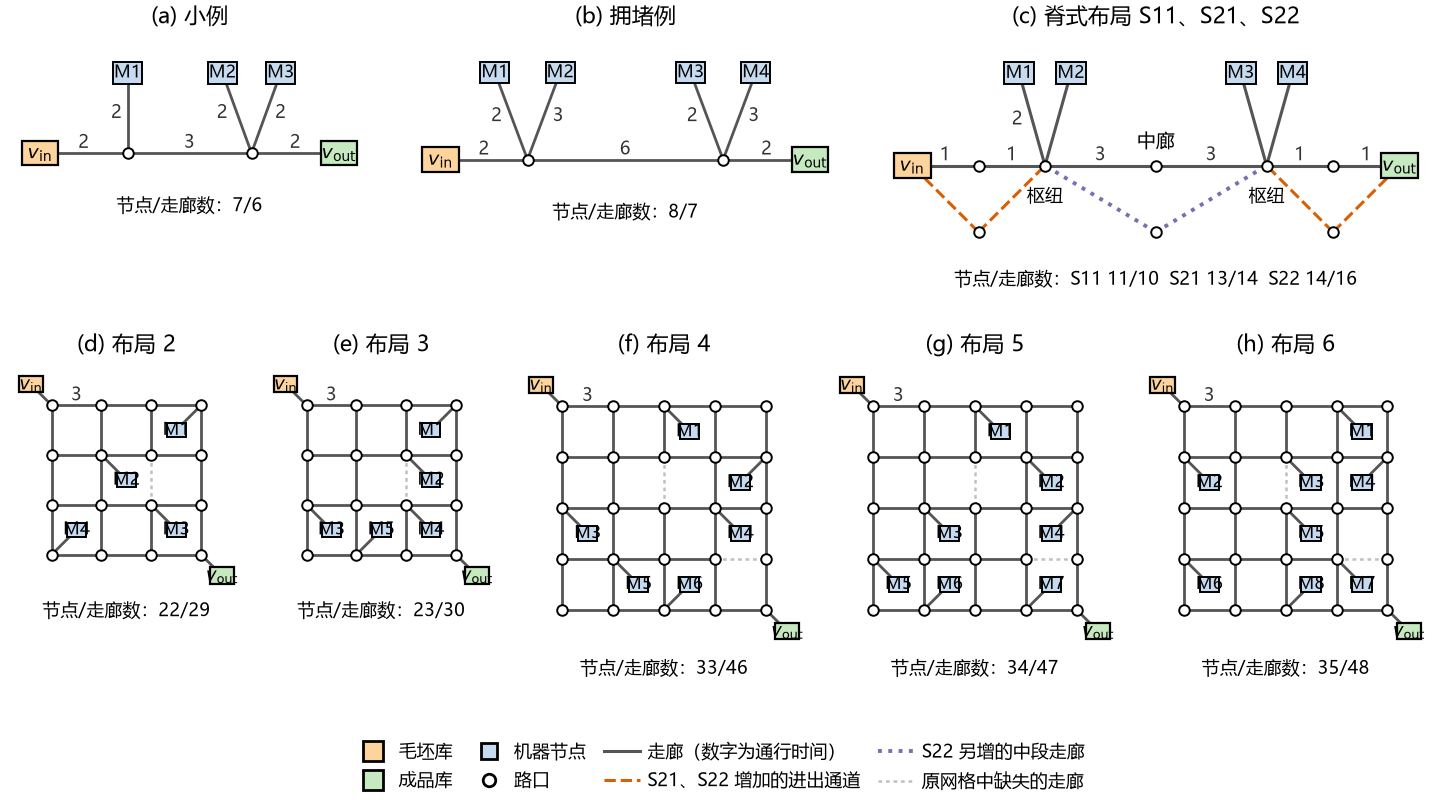

Source code (Python):
# -*- coding: utf-8 -*-
"""实验所用路网（中文版，毛坯库与成品库分设），输出 fig_strc_layouts_CN_new。

拓扑逐条读自 STRC_new/input/instances 下实验实际加载的算例文件；本脚本只负责给节点排坐标，
不手工增删走廊。机器节点经一条支线挂在路口上，毛坯库 v_in、成品库 v_out 各经一条支线接入路网。
"""
from __future__ import annotations

import json
import os

import matplotlib

matplotlib.use("Agg")
import matplotlib.pyplot as plt  # noqa: E402
from matplotlib.lines import Line2D  # noqa: E402

from _cjk_mpl import setup_cjk  # noqa: E402

setup_cjk()

HERE = os.path.dirname(os.path.abspath(__file__))
ROOT = os.path.abspath(os.path.join(HERE, "..", ".."))
INST = os.path.join(ROOT, "STRC_new", "input", "instances")
OUT = os.path.join(HERE, "fig_strc_layouts_CN_new")

C_IN, C_OUT, C_MACH, C_JUNC = "#fdd49e", "#c7e9c0", "#c6dbef", "white"
C_EDGE, C_ADD1, C_ADD2, C_GONE = "#555555", "#d95f02", "#7570b3", "#c0c0c0"
FS = 7.0


def load(rel):
    with open(os.path.join(INST, rel), encoding="utf-8") as fh:
        d = json.load(fh)
    net = d["network"]
    edges = {frozenset((c["u"], c["v"])): c["time"] for c in net["corridors"]}
    machines = {m["node"]: m["id"] for m in d["machines"]}
    return net["lu_node"], net["out_node"], net["nodes"], edges, machines, d.get("_spec", {})


def fmt(t):
    return f"{t:g}"


def draw_node(ax, n, xy, vin, vout, machines, size=1.0):
    x, y = xy
    if n in (vin, vout):
        w, h = 0.50 * size, 0.34 * size
        ax.add_patch(plt.Rectangle((x - w / 2, y - h / 2), w, h,
                                   fc=C_IN if n == vin else C_OUT,
                                   ec="black", lw=0.8, zorder=3))
        tag = r"$v_{\mathrm{in}}$" if n == vin else r"$v_{\mathrm{out}}$"
        ax.text(x, y, tag, ha="center", va="center", fontsize=FS - 0.5 * (size < 1), zorder=4)
    elif n in machines:
        w, h = 0.40 * size, 0.30 * size
        ax.add_patch(plt.Rectangle((x - w / 2, y - h / 2), w, h, fc=C_MACH,
                                   ec="black", lw=0.7, zorder=3))
        ax.text(x, y, f"M{machines[n]}", ha="center", va="center",
                fontsize=FS - 1.0, zorder=4)
    else:
        ax.plot([x], [y], "o", ms=3.8, mfc=C_JUNC, mec="black", mew=0.7, zorder=3)


def draw_edge(ax, a, b, color=C_EDGE, ls="-", lw=1.0, label=None, off=(0, 0.13)):
    ax.plot([a[0], b[0]], [a[1], b[1]], color=color, ls=ls, lw=lw, zorder=1)
    if label is not None:
        ax.text((a[0] + b[0]) / 2 + off[0], (a[1] + b[1]) / 2 + off[1], label,
                ha="center", va="center", fontsize=FS - 0.5, color="#333333")


def finish(ax, title, footer, fy):
    ax.set_title(title, fontsize=8)
    ax.text(0.5, fy, footer, transform=ax.transAxes, ha="center", va="top",
            fontsize=FS - 0.5)
    ax.set_aspect("equal")
    ax.set_anchor("N")
    ax.axis("off")


def hand_panel(ax, rel, title, pos, offs):
    vin, vout, nodes, edges, machines, _ = load(rel)
    assert set(pos) == set(nodes), set(nodes) ^ set(pos)
    for pair, t in edges.items():
        a, b = sorted(pair)
        draw_edge(ax, pos[a], pos[b], label=fmt(t), off=offs.get(pair, (0, 0.14)))
    for n in nodes:
        draw_node(ax, n, pos[n], vin, vout, machines)
    xs = [p[0] for p in pos.values()]
    ys = [p[1] for p in pos.values()]
    ax.set_xlim(min(xs) - 0.45, max(xs) + 0.45)
    ax.set_ylim(min(ys) - 0.55, max(ys) + 0.45)
    finish(ax, title, f"节点/走廊数：{len(nodes)}/{len(edges)}", -0.02)


def spine_panel(ax):
    tags = {"S11": "LD11", "S21": "LD21", "S22": "LD22"}
    nets = {k: load(os.path.join("ext", f"S8x4x4-{v}-H0.3-F0.6-A4-s42.json"))
            for k, v in tags.items()}
    vin, vout, nodes, e22, machines, _ = nets["S22"]
    e11, e21 = nets["S11"][3], nets["S21"][3]
    pos = {"v0": (0.0, 0.0), "e1": (0.9, 0.0), "e2": (0.9, -0.9), "h1": (1.8, 0.0),
           "g1": (3.3, 0.0), "g2": (3.3, -0.9), "h2": (4.8, 0.0),
           "f1": (5.7, 0.0), "f2": (5.7, -0.9), "w0": (6.6, 0.0),
           "r1": (1.45, 1.25), "r2": (2.15, 1.25), "r3": (4.45, 1.25), "r4": (5.15, 1.25)}
    assert set(pos) == set(nodes), set(nodes) ^ set(pos)
    labelled_spur = False
    for pair, t in e22.items():
        a, b = sorted(pair)
        if pair in e11:
            color, ls, lw = C_EDGE, "-", 1.1
        elif pair in e21:
            color, ls, lw = C_ADD1, "--", 1.1
        else:
            color, ls, lw = C_ADD2, ":", 1.4
        label, off = None, (0, 0.14)
        if pair in e11:
            if not any(n in machines for n in pair):
                label = fmt(t)
            elif not labelled_spur and "r1" in pair:
                labelled_spur, label, off = True, fmt(t), (-0.2, 0.0)
        draw_edge(ax, pos[a], pos[b], color, ls, lw, label, off)
    for n in nodes:
        draw_node(ax, n, pos[n], vin, vout, machines)
    ax.text(3.3, 0.18, "中廊", ha="center", va="bottom", fontsize=FS)
    ax.text(1.8, -0.42, "枢纽", ha="center", va="center", fontsize=FS - 0.5)
    ax.text(4.8, -0.42, "枢纽", ha="center", va="center", fontsize=FS - 0.5)
    counts = "  ".join(f"{k} {len(v[2])}/{len(v[3])}" for k, v in nets.items())
    ax.set_xlim(-0.45, 7.05)
    ax.set_ylim(-1.35, 1.7)
    finish(ax, "(c) 脊式布局 S11、S21、S22", "节点/走廊数：" + counts, -0.02)


def grid_panel(ax, rel, title):
    vin, vout, nodes, edges, machines, spec = load(os.path.join("pub", rel))
    rows, cols = spec["grid_rows"], spec["grid_cols"]
    pos = {f"g{r * cols + c + 1}": (c * 1.0, -r * 1.0)
           for r in range(rows) for c in range(cols)}
    # 库区挂在角点外侧;机器放进挂接路口相邻、尚未占用的网格中心,避免压线和互相重叠
    pos[vin] = (pos["g1"][0] - 0.42, pos["g1"][1] + 0.42)
    pos[vout] = (pos[f"g{rows * cols}"][0] + 0.42, pos[f"g{rows * cols}"][1] - 0.42)
    used = set()
    for pair in sorted(edges, key=lambda p: sorted(p)):
        a, b = sorted(pair)
        end, base = (b, a) if a.startswith("g") else (a, b)
        if end not in machines or base not in pos:
            continue
        gx, gy = pos[base]
        for sx, sy in ((1, -1), (-1, -1), (1, 1), (-1, 1)):
            cx, cy = gx + 0.5 * sx, gy + 0.5 * sy
            if 0 < cx < cols - 1 and -(rows - 1) < cy < 0 and (cx, cy) not in used:
                used.add((cx, cy))
                pos[end] = (cx, cy)
                break
    assert set(pos) == set(nodes), set(nodes) ^ set(pos)
    for a, b in spec["grid_removed_edges"]:
        pa, pb = pos[f"g{a}"], pos[f"g{b}"]
        draw_edge(ax, pa, pb, color=C_GONE, ls=(0, (1.5, 1.5)), lw=0.9)
    labelled = False
    for pair, t in edges.items():
        a, b = sorted(pair)
        label = None
        if not labelled and a.startswith("g") and b.startswith("g") \
                and pos[a][1] == pos[b][1] == 0.0:
            label, labelled = fmt(t), True
        draw_edge(ax, pos[a], pos[b], label=label, off=(0, 0.2))
    for n in nodes:
        draw_node(ax, n, pos[n], vin, vout, machines, size=0.95)
    ax.set_xlim(-0.75, cols - 0.25)
    ax.set_ylim(-rows + 0.2, 0.75)
    finish(ax, title, f"节点/走廊数：{len(nodes)}/{len(edges)}", -0.03)


def main() -> None:
    fig = plt.figure(figsize=(7.2, 4.0))
    top = fig.add_gridspec(1, 3, width_ratios=[5.2, 6.2, 7.9], left=0.005,
                           right=0.995, top=0.95, bottom=0.58, wspace=0.08)
    bot = fig.add_gridspec(1, 5, width_ratios=[4, 4, 5, 5, 5], left=0.01,
                           right=0.99, top=0.54, bottom=0.11, wspace=0.12)

    hand_panel(fig.add_subplot(top[0, 0]), "example_3x3x2.json", "(a) 小例",
               {"v0": (0.0, 0.0), "c1": (1.2, 0.0), "r1": (1.2, 1.1),
                "c2": (2.9, 0.0), "r2": (2.5, 1.1), "r3": (3.3, 1.1), "w0": (4.1, 0.0)},
               {frozenset(("c1", "r1")): (-0.15, 0.0),
                frozenset(("c2", "r2")): (-0.2, 0.0),
                frozenset(("c2", "r3")): (0.2, 0.0)})
    hand_panel(fig.add_subplot(top[0, 1]), "congested_8x4x4.json", "(b) 拥堵例",
               {"v0": (0.0, 0.0), "c1": (1.2, 0.0), "r1": (0.75, 1.2),
                "r2": (1.65, 1.2), "c2": (3.9, 0.0), "r3": (3.45, 1.2),
                "r4": (4.35, 1.2), "w0": (5.1, 0.0)},
               {frozenset(("c1", "r1")): (-0.2, 0.0),
                frozenset(("c1", "r2")): (0.2, 0.0),
                frozenset(("c2", "r3")): (-0.2, 0.0),
                frozenset(("c2", "r4")): (0.2, 0.0)})
    spine_panel(fig.add_subplot(top[0, 2]))

    pubs = (("S8x4x4-LyuL2-H0.3-F0.6-A4-s42.json", "(d) 布局 2"),
            ("S8x5x4-LyuL3-H0.3-F0.6-A4-s42.json", "(e) 布局 3"),
            ("S8x6x4-LyuL4-H0.3-F0.6-A4-s42.json", "(f) 布局 4"),
            ("S8x7x4-LyuL5-H0.3-F0.6-A4-s42.json", "(g) 布局 5"),
            ("S8x8x4-LyuL6-H0.3-F0.6-A4-s42.json", "(h) 布局 6"))
    for k, (rel, title) in enumerate(pubs):
        grid_panel(fig.add_subplot(bot[0, k]), rel, title)

    handles = [
        Line2D([], [], marker="s", ls="", ms=7, mfc=C_IN, mec="black", label="毛坯库"),
        Line2D([], [], marker="s", ls="", ms=7, mfc=C_OUT, mec="black", label="成品库"),
        Line2D([], [], marker="s", ls="", ms=6, mfc=C_MACH, mec="black",
               label="机器节点"),
        Line2D([], [], marker="o", ls="", ms=4.5, mfc=C_JUNC, mec="black",
               label="路口"),
        Line2D([], [], color=C_EDGE, lw=1.1, label="走廊（数字为通行时间）"),
        Line2D([], [], color=C_ADD1, lw=1.1, ls="--", label="S21、S22 增加的进出通道"),
        Line2D([], [], color=C_ADD2, lw=1.4, ls=":", label="S22 另增的中段走廊"),
        Line2D([], [], color=C_GONE, lw=0.9, ls=(0, (1.5, 1.5)),
               label="原网格中缺失的走廊"),
    ]
    fig.legend(handles=handles, loc="lower center", ncol=4, fontsize=FS - 0.5,
               frameon=False, bbox_to_anchor=(0.5, -0.01), handletextpad=0.4,
               columnspacing=1.0)
    fig.savefig(OUT + ".pdf")
    fig.savefig(OUT + ".png", dpi=200)
    print("wrote", OUT + ".pdf")


if __name__ == "__main__":
    main()
